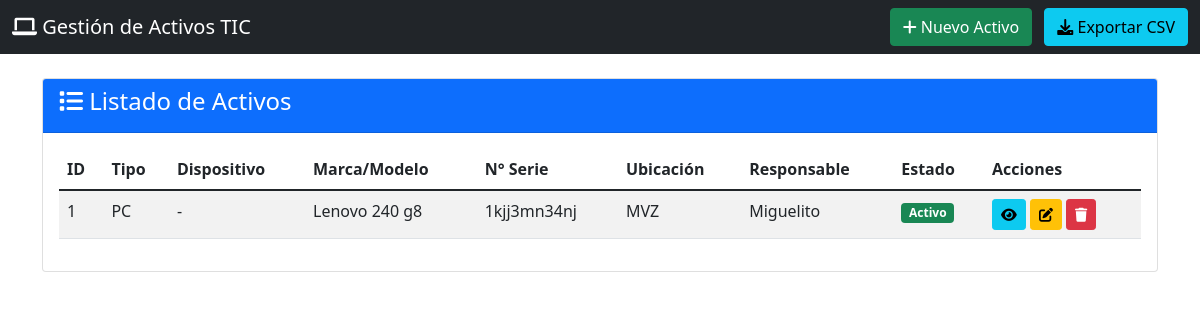
The page / on the database its author committed.
### database.py (models this page shows, shortened)
class ActivoTIC(db.Model):
    __tablename__ = 'activos_tic'
    id = db.Column(db.Integer, primary_key=True)
    tipo_dispositivo = db.Column(db.String(50), nullable=False)
    dispositivos = db.Column(db.String(100))
    marca = db.Column(db.String(100))
    modelo = db.Column(db.String(100))
    numero_serie = db.Column(db.String(100), unique=True)
    procesador = db.Column(db.String(100))
    generacion = db.Column(db.String(50))
    velocidad_ghz = db.Column(db.String(20))
    memoria_ram_gb = db.Column(db.String(20))
    tipo_almacenamiento = db.Column(db.String(50))
    capacidad_almacenamiento_gb = db.Column(db.String(50))
    sistema_operativo_version = db.Column(db.String(100))
    activo_fijo_uam = db.Column(db.String(100))
    ubicacion = db.Column(db.String(200))
    bloque = db.Column(db.String(50))
    piso = db.Column(db.String(50))
    espacio = db.Column(db.String(100))
    puesto_numeracion = db.Column(db.String(50))
    modalidad_laboral = db.Column(db.String(50))
    pais = db.Column(db.String(50))
    departamento = db.Column(db.String(50))
    municipio = db.Column(db.String(50))
    barrio = db.Column(db.String(100))
    direccion_sede = db.Column(db.String(200))
    direccion_teletrabajo = db.Column(db.String(200))
    observaciones_teletrabajo = db.Column(db.Text)
    estado = db.Column(db.String(50), default='Activo')
    responsable_usuario = db.Column(db.String(100))
    fecha_adquisicion = db.Column(db.String(20))
    comentarios = db.Column(db.Text)
    fecha_registro = db.Column(db.DateTime, default=datetime.utcnow)

### app.py (the view)
@app.route('/')
def index():
    activos = ActivoTIC.query.order_by(ActivoTIC.id.desc()).all()
    return render_template('index.html', activos=activos)

### templates/index.html (shortened to what this page needs)
<!DOCTYPE html>
<html lang="es">
<head>
    <link href="https://cdn.jsdelivr.net/npm/bootstrap@5.1.3/dist/css/bootstrap.min.css" rel="stylesheet">
    <link rel="stylesheet" href="https://cdnjs.cloudflare.com/ajax/libs/font-awesome/6.0.0/css/all.min.css">
</head>
<body>
    <nav class="navbar navbar-dark bg-dark">
        <div class="container-fluid">
            <span class="navbar-brand mb-0 h1">
                <i class="fas fa-laptop"></i> Gestión de Activos TIC
            </span>
            <div>
                <a href="{{ url_for('agregar') }}" class="btn btn-success me-2">
                    <i class="fas fa-plus"></i> Nuevo Activo
                </a>
                <a href="{{ url_for('exportar_csv') }}" class="btn btn-info">
                    <i class="fas fa-download"></i> Exportar CSV
                </a>
            </div>
        </div>
    </nav>
    <div class="container mt-4">
        <div class="card">
            <div class="card-header bg-primary text-white">
                <h4><i class="fas fa-list"></i> Listado de Activos</h4>
            </div>
            <div class="card-body">
                <div class="table-responsive">
                    <table class="table table-striped table-hover">
                        <thead>
                            <tr>
                                <th>ID</th>
                                <th>Tipo</th>
                                <th>Dispositivo</th>
                                <th>Marca/Modelo</th>
                                <th>N° Serie</th>
                                <th>Ubicación</th>
                                <th>Responsable</th>
                                <th>Estado</th>
                                <th>Acciones</th>
                            </tr>
                        </thead>
                        <tbody>
                            {% for activo in activos %}
                            <tr>
                                <td>{{ activo.id }}</td>
                                <td>{{ activo.tipo_dispositivo }}</td>
                                <td>{{ activo.dispositivos or '-' }}</td>
                                <td>{{ activo.marca }} {{ activo.modelo }}</td>
                                <td>{{ activo.numero_serie or '-' }}</td>
                                <td>{{ activo.ubicacion or '-' }}</td>
                                <td>{{ activo.responsable_usuario or '-' }}</td>
                                <td>
                                    {% if activo.estado == 'Activo' %}
                                        <span class="badge bg-success">Activo</span>
                                    {% elif activo.estado == 'Mantenimiento' %}
                                        <span class="badge bg-warning">Mantenimiento</span>
                                    {% elif activo.estado == 'Baja' %}
                                        <span class="badge bg-danger">Baja</span>
                                    {% else %}
                                        <span class="badge bg-secondary">{{ activo.estado }}</span>
                                    {% endif %}
                                </td>
                                <td>
                                    <a href="{{ url_for('ver', id=activo.id) }}" class="btn btn-sm btn-info">
                                        <i class="fas fa-eye"></i>
                                    </a>
                                    <a href="{{ url_for('editar', id=activo.id) }}" class="btn btn-sm btn-warning">
                                        <i class="fas fa-edit"></i>
                                    </a>
                                    <a href="{{ url_for('eliminar', id=activo.id) }}" class="btn btn-sm btn-danger" onclick="return confirm('¿Está seguro de eliminar este activo?')">
                                        <i class="fas fa-trash"></i>
                                    </a>
                                </td>
                            </tr>
                            {% endfor %}
                        </tbody>
                    </table>
                </div>
            </div>
        </div>
    </div>
</body>
</html>

### rows shown on the page
ActivoTIC: id "1", tipo_dispositivo "PC", dispositivos "-", marca "Lenovo", modelo "240 g8", numero_serie "1kjj3mn34nj", ubicacion "MVZ", responsable_usuario "Miguelito", estado "Activo"
